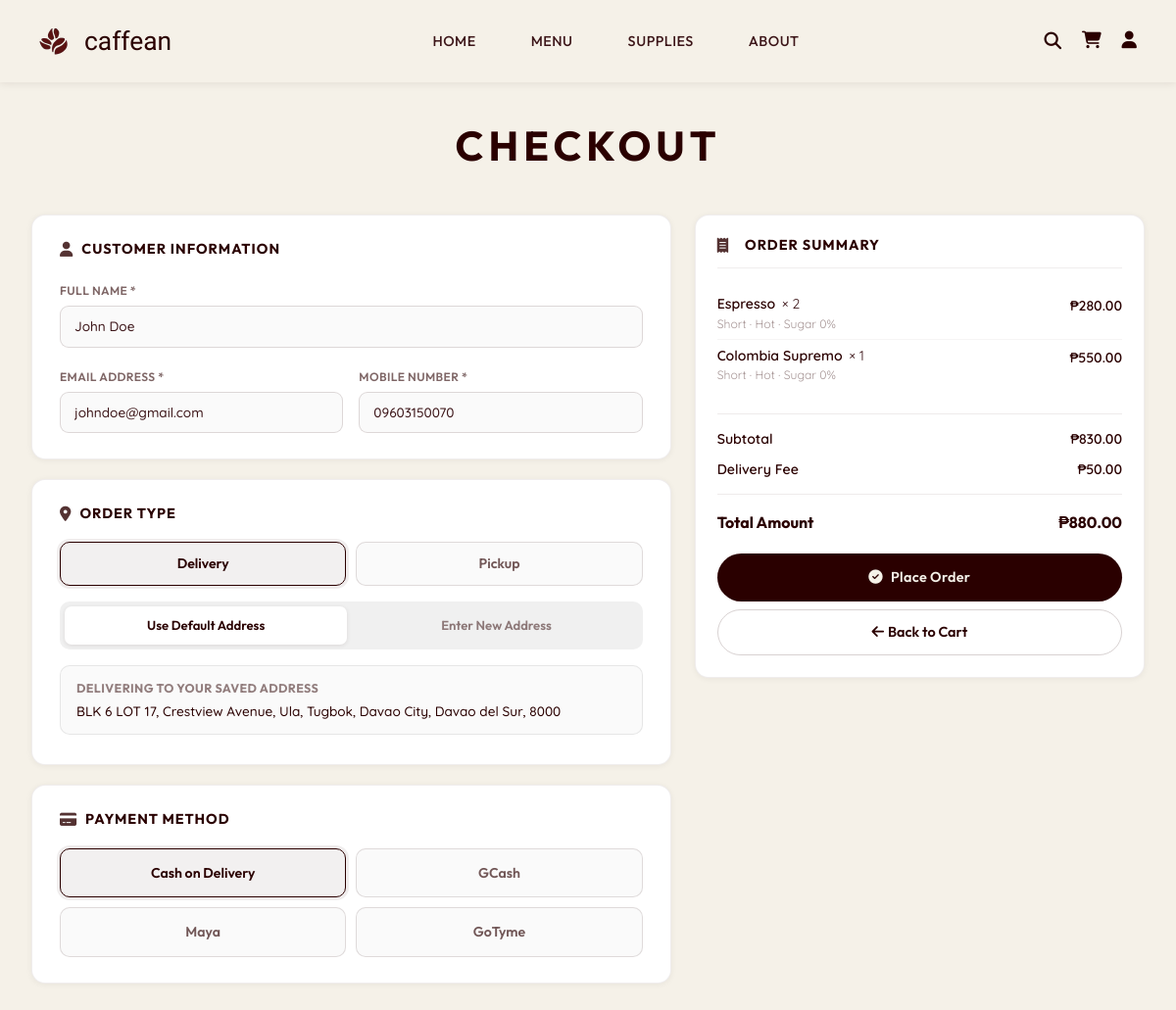
/checkout.php (signed in), run on the app's committed database.
### tables this page shows
CREATE TABLE `users` (
  `user_id` int(11) NOT NULL,
  `full_name` varchar(100) NOT NULL,
  `email` varchar(100) NOT NULL,
  `mobile_number` varchar(15) DEFAULT NULL,
  `profile_image` varchar(255) DEFAULT NULL,
  `house_unit` varchar(100) DEFAULT NULL,
  `street_name` varchar(100) DEFAULT NULL,
  `barangay` varchar(100) DEFAULT NULL,
  `city_municipality` varchar(100) DEFAULT NULL,
  `province` varchar(100) DEFAULT NULL,
  `zip_code` varchar(10) DEFAULT NULL,
  `password` varchar(255) NOT NULL,
  `role` enum('admin','customer') DEFAULT 'customer',
  `created_at` timestamp NOT NULL DEFAULT current_timestamp()
);

### php/product_images.php (called while the page is built, shortened)
<?php
function resolveProductImage($name, $image_path, $cat_id = 0) {
    global $PRODUCT_IMAGE_MAP;
    if (isset($PRODUCT_IMAGE_MAP[$name])) {
        return $PRODUCT_IMAGE_MAP[$name];
    }
    return 'images/coffee.png';
}

### checkout.php (the view, shortened to what this page needs)
<?php
require_once 'php/db_connection.php';
require_once 'php/product_images.php';
$user_id = $_SESSION['user_id'];
$user_stmt = mysqli_prepare($conn,
    "SELECT full_name, email, mobile_number, house_unit, street_name, barangay,
            city_municipality, province, zip_code
     FROM users WHERE user_id = ?");
mysqli_stmt_bind_param($user_stmt, 'i', $user_id);
mysqli_stmt_execute($user_stmt);
$user_info = mysqli_fetch_assoc(mysqli_stmt_get_result($user_stmt));
$has_default_addr = !empty($user_info['house_unit']) && !empty($user_info['city_municipality']);
$cart_items   = [];
$subtotal     = 0.0;
$DELIVERY_FEE = 50.0;
$ids = implode(',', array_map('intval', array_keys($_SESSION['cart'])));
$res = mysqli_query($conn,
    "SELECT product_id, name, price, image_path FROM products
     WHERE product_id IN ($ids) AND status = 1"
);
while ($p = mysqli_fetch_assoc($res)) {
    $pid2                      = $p['product_id'];
    $o                         = $_SESSION['cart'][$pid2];
    $p['quantity']             = $o['quantity'];
    $p['size']                 = $o['size']                 ?? 'Short';
    $p['temperature']          = $o['temperature']          ?? 'Hot';
    $p['sugar_level']          = $o['sugar_level']          ?? '0%';
    $p['milk']                 = $o['milk']                 ?? 'Whole';
    $p['addons']               = $o['addons']               ?? [];
    $p['special_instructions'] = $o['special_instructions'] ?? '';
    $p['item_total']           = $p['price'] * $p['quantity'];
    $p['image_path']           = resolveProductImage($p['name'], $p['image_path']);
    $subtotal                 += $p['item_total'];
    $cart_items[]              = $p;
}
?>
<!DOCTYPE html>
<html lang="en">
<head>
    <link href="https://cdn.jsdelivr.net/npm/bootstrap@5.3.0/dist/css/bootstrap.min.css" rel="stylesheet" />
    <link rel="stylesheet" href="https://cdnjs.cloudflare.com/ajax/libs/font-awesome/6.4.0/css/all.min.css" />
    <link rel="stylesheet" href="css/style.css?v=<?php echo time(); ?>">
    <link rel="stylesheet" href="css/buttons.css?v=<?php echo time(); ?>">
    <link rel="stylesheet" href="css/search.css?v=<?php echo time(); ?>">
    <link rel="stylesheet" href="css/checkout.css?v=<?php echo time(); ?>">
    <link rel="stylesheet" href="https://cdn.jsdelivr.net/npm/bootstrap-icons@1.11.3/font/bootstrap-icons.min.css" />
</head>
<body>
    <nav class="navbar navbar-expand-lg sticky-top">
        <div class="container">
            <a class="navbar-brand" href="index.php">
                <img src="images/coffee_beans_logo.png" alt="Caffean" />
                <span>caffean</span>
            </a>
            <div class="collapse navbar-collapse justify-content-center" id="navbarNav">
                <ul class="navbar-nav">
                    <li class="nav-item"><a class="nav-link" href="index.php">Home</a></li>
                    <li class="nav-item"><a class="nav-link" href="menu.php">Menu</a></li>
                    <li class="nav-item"><a class="nav-link" href="supplies-page.php">Supplies</a></li>
                    <li class="nav-item"><a class="nav-link" href="about.php">About</a></li>
                </ul>
            </div>
            <div class="nav-icons">
                <i class="fas fa-search nav-icon" onclick="showSearchOverlay()"></i>
                <a href="cart.php" class="text-decoration-none">
                    <i class="fas fa-shopping-cart nav-icon"></i>
                </a>
                <?php if (isset($_SESSION['user_id'])): ?>
                    <a href="account.php" class="text-decoration-none">
                        <i class="fas fa-user nav-icon"></i>
                    </a>
                <?php else: ?>
                    <a href="login.php" class="text-decoration-none">
                        <i class="fas fa-user nav-icon"></i>
                    </a>
                <?php endif; ?>
            </div>
        </div>
    </nav>
    <section class="checkout-page">
        <div class="container">
            <h1 class="checkout-title">CHECKOUT</h1>
            <div class="row g-4">
                <div class="col-lg-7">
                    <div class="checkout-card">
                        <h3><i class="fas fa-user"></i>Customer Information</h3>
                        <div class="row g-3">
                            <div class="col-12">
                                <label class="form-label">Full Name *</label>
                                <input type="text" id="co-name" class="form-control"
                                    value="<?= htmlspecialchars($user_info['full_name'] ?? '') ?>"
                                    autocomplete="name" />
                            </div>
                            <div class="col-md-6">
                                <label class="form-label">Email Address *</label>
                                <input type="email" id="co-email" class="form-control"
                                    value="<?= htmlspecialchars($user_info['email'] ?? '') ?>"
                                    autocomplete="email" />
                            </div>
                            <div class="col-md-6">
                                <label class="form-label">Mobile Number *</label>
                                <input type="tel" id="co-mobile" class="form-control"
                                    value="<?= htmlspecialchars($user_info['mobile_number'] ?? '') ?>"
                                    maxlength="11"
                                    inputmode="numeric"
                                    autocomplete="tel" />
                            </div>
                        </div>
                    </div>
                    <div class="checkout-card">
                        <h3><i class="fas fa-location-dot"></i>Order Type</h3>
                        <div class="payment-options order-type-options">
                            <div class="payment-option">
                                <label for="order-delivery">
                                    <span class="pay-label">Delivery</span>
                                </label>
                            </div>
                            <div class="payment-option">
                                <label for="order-pickup">
                                    <span class="pay-label">Pickup</span>
                                </label>
                            </div>
                        </div>
                        <div id="delivery-fields" class="mt-3">
                            <?php if ($has_default_addr): ?>
                            <div class="addr-source-toggle mb-3">
                                <button type="button" class="addr-src-btn active" id="btn-use-default"
                                    onclick="useDefaultAddress()">Use Default Address
                                </button>
                                <button type="button" class="addr-src-btn" id="btn-new-addr"
                                    onclick="useNewAddress()">Enter New Address
                                </button>
                            </div>
                            <div class="addr-default-preview" id="addr-default-preview">
                                <div class="addr-preview-text">
                                    <span class="addr-preview-label">Delivering to your saved address</span>
                                    <span class="addr-preview-detail">
                                        <?= htmlspecialchars(implode(', ', array_filter([
                                            $user_info['house_unit'],
                                            $user_info['street_name'],
                                            $user_info['barangay'],
                                            $user_info['city_municipality'],
                                            $user_info['province'],
                                            $user_info['zip_code']
                                        ]))) ?>
                                    </span>
                                </div>
                            </div>
                            <?php endif; ?>
                        </div>
                    </div>
                    <div class="checkout-card">
                        <h3><i class="fas fa-credit-card"></i>Payment Method</h3>
                        <div class="payment-options">
                            <div class="payment-option">
                                <label for="pay-cod">
                                    <span class="pay-label">Cash on Delivery</span>
                                </label>
                            </div>
                            <div class="payment-option">
                                <label for="pay-gcash">
                                    <span class="pay-label">GCash</span>
                                </label>
                            </div>
                            <div class="payment-option">
                                <label for="pay-maya">
                                    <span class="pay-label">Maya</span>
                                </label>
                            </div>
                            <div class="payment-option">
                                <label for="pay-bank">
                                    <span class="pay-label">GoTyme</span>
                                </label>
                            </div>
                        </div>
                    </div>
                </div>
                <div class="col-lg-5">
                    <div class="checkout-card order-summary sum-card sum-sticky">
                        <h3 class="sum-title">
                            <i class="fas fa-receipt me-2"></i>Order Summary
                        </h3>
                        <div class="sum-items">
                            <?php foreach ($cart_items as $item): ?>
                                <div class="sum-item-line">
                                    <span class="sil-name">
                                        <?= htmlspecialchars($item['name']) ?>
                                        <span class="sil-qty">× <?= $item['quantity'] ?></span>
                                        <span class="sil-opts">
                                            <?= htmlspecialchars($item['size'] . ' · ' . $item['temperature'] . ' · Sugar ' . $item['sugar_level']) ?>
                                        </span>
                                    </span>
                                    <span class="sil-price">
                                        ₱<?= number_format($item['item_total'], 2) ?>
                                    </span>
                                </div>
                            <?php endforeach; ?>
                        </div>
                        <div class="sum-bottom">
                            <div class="sum-hr"></div>
                            <div class="sum-calc-row">
                                <span>Subtotal</span>
                                <span>₱<?= number_format($subtotal, 2) ?></span>
                            </div>
                            <div class="sum-calc-row" id="co-fee-row">
                                <span>Delivery Fee</span>
                                <span id="co-fee">₱<?= number_format($DELIVERY_FEE, 2) ?></span>
                            </div>
                            <div class="sum-hr"></div>
                            <div class="sum-total-row">
                                <span>Total Amount</span>
                                <span id="co-total">₱<?= number_format($subtotal + $DELIVERY_FEE, 2) ?></span>
                            </div>
                            <button class="btn-cart-main mt-3" id="btn-place-order" onclick="placeOrder()">
                                <i class="fas fa-check-circle me-2"></i>Place Order
                            </button>
                            <a href="cart.php" class="btn-cart-back mt-2 d-block text-decoration-none text-center">
                                <i class="fas fa-arrow-left me-1"></i>Back to Cart
                            </a>
                        </div>
                    </div>
                </div>
            </div>
        </div>
    </section>
</body>
</html>

### css/style.css (style rules this page uses)
:root { --ivory-cream: #F5F1E8; --warm-sand: #E2D9C8; --deep-maroon: #2A0000; --burgundy-wine: #5B1312; --light-beige: #EDE8DC; --dark-brown: #3C1518; --font-main: 'Oleo Script'; --font-heading: 'EB Garamond', serif; --font-subheading: 'Outfit', sans-serif; --font-body: 'Quicksand', sans-serif; --spacing-xs: 0.5rem; --spacing-sm: 1rem; --spacing-md: 1.5rem; --spacing-lg: 2rem; --spacing-xl: 2.5rem; --spacing-xxl: 3rem; --radius-sm: 10px; --radius-md: 15px; --radius-lg: 20px; --radius-xl: 25px; --radius-xxl: 30px; --shadow-sm: 0 2px 8px rgba(42, 0, 0, 0.08); --shadow-md: 0 4px 16px rgba(42, 0, 0, 0.12); --shadow-lg: 0 8px 32px rgba(42, 0, 0, 0.16); --transition-fast: 0.2s ease; --transition-normal: 0.3s ease; --transition-slow: 0.5s ease; }
* { margin: 0; padding: 0; box-sizing: border-box; }
body { font-family: var(--font-body); background-color: #F5F1E8; color: var(--dark-brown); line-height: 1.6; overflow-x: hidden; font-size: 16px; }
html { scroll-behavior: smooth; }
h1, h2, h3, h4, h5, h6 { font-family: var(--font-heading); font-weight: 700; line-height: 1.2; margin-bottom: var(--spacing-md); }
h1 { font-size: clamp(2.5rem, 5vw, 4.5rem); color: var(--deep-maroon); }
h3 { font-family: var(--font-subheading); font-size: clamp(1.25rem, 2vw, 1.5rem); font-weight: 600; }
.navbar { background-color: var(--ivory-cream); padding: var(--spacing-sm) 0; box-shadow: var(--shadow-sm); position: sticky; top: 0; z-index: 1000; transition: var(--transition-normal); }
.navbar .container { display: flex; align-items: center; justify-content: space-between; max-width: 1400px; padding: 0 2.5rem; }
.navbar-brand { display: flex; align-items: center; gap: var(--spacing-sm); font-family: var(--font-main); font-size: 1.65rem; color: var(--deep-maroon); text-decoration: none; transition: var(--transition-fast); }
.navbar-brand img { width: 30px; height: 30px; object-fit: contain; background: transparent; }
.navbar-nav { display: flex; gap: var(--spacing-xl); list-style: none; margin: 0; padding: 0; }
.nav-link { font-family: var(--font-subheading); font-size: 0.90rem; font-weight: 500; color: var(--dark-brown); text-decoration: none; text-transform: uppercase; letter-spacing: 0.5px; padding: var(--spacing-xs) 0; position: relative; transition: var(--transition-fast); }
.nav-link::after { content: ''; position: absolute; bottom: 0; left: 50%; transform: translateX(-50%); width: 0; height: 2px; background-color: var(--burgundy-wine); transition: var(--transition-normal); }
.nav-icons { display: flex; gap: 1.30rem; align-items: center; }
.nav-icon { color: var(--deep-maroon); font-size: 1.10rem; cursor: pointer; transition: var(--transition-fast); }
.container { max-width: 1200px; margin: 0 auto; padding: 0 var(--spacing-lg); }
.text-center { text-align: center; }
.nav-icons a[href="cart.php"] { position: relative; display: inline-block; }

### data on the page
users: full_name "John Doe", email "johndoe@gmail.com", mobile_number "09603150070", house_unit+street_name+barangay "BLK 6 LOT 17, Crestview Avenue, Ula, Tugbok, Davao City, Davao del Sur, 8000"

### other printed values
$item['name'] "Espresso"
$item['quantity'] "2"
$item['item_total'] "280.00"
$item['name'] "Colombia Supremo"
$item['quantity'] "1"
$item['item_total'] "550.00"
$subtotal "830.00"
$DELIVERY_FEE "50.00"
$subtotal + $DELIVERY_FEE "880.00"
